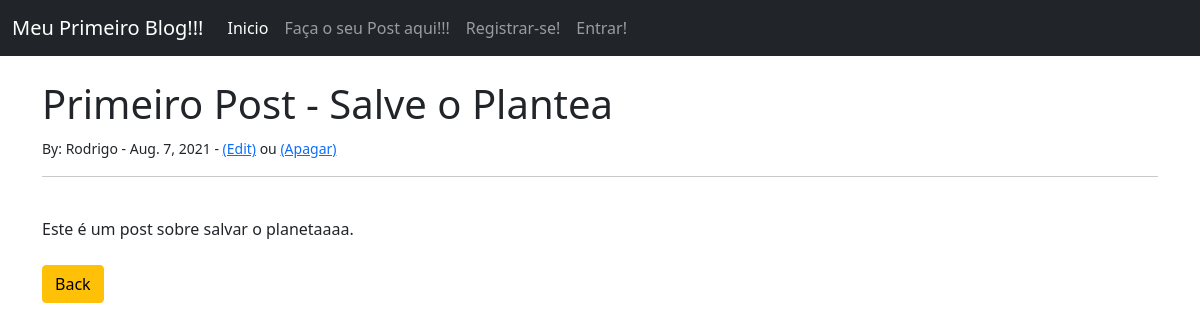
The app's page /article/1 with its own data.
### MeuBlog/models.py (models this page shows, shortened)
class Post(models.Model):
    title = models.CharField(max_length=255)
    title_tag = models.CharField(max_length=255, default=" ")
    author = models.ForeignKey(User, on_delete=models.CASCADE)
    body = models.TextField()
    post_date = models.DateField(auto_now_add=True)

### MeuBlog/views.py (the view)
# urls.py: path('article/<int:pk>', ArticleDetailView.as_view(), name='article-detail'),
class ArticleDetailView(DetailView):
    model = Post
    template_name = 'article_details.html'

### MeuBlog/templates/article_details.html (shortened to what this page needs)
{% extends 'base.html' %}
{% block content %}
<h1>{{ post.title }}</h1>
<small>By:
    {{ post.author.first_name }}
    {{ post.author.last_name }} -
    {{ post.post_date }} -
    <a href="{% url 'update_post' post.pk %}">(Edit)</a>
<str> ou </str>
<a href="{% url 'delete_post' post.pk %}">(Apagar)</a></small><br/>
<hr>
<br/>
{{ post.body }}
<br/><br/>
<a href="{% url 'home' %}" class="btn btn-warning">
Back</a>
{% endblock %}

### records on screen
Post: title "Primeiro Post - Salve o Plantea", author.first_name "Rodrigo", post_date "Aug. 7, 2021", body "Este é um post sobre salvar o planetaaaa."
